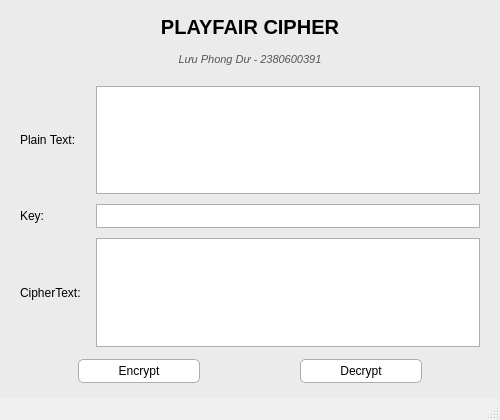
<?xml version="1.0" encoding="UTF-8"?>
<ui version="4.0">
 <class>MainWindow</class>
 <widget class="QMainWindow" name="MainWindow">
  <property name="geometry">
   <rect>
    <x>0</x>
    <y>0</y>
    <width>500</width>
    <height>420</height>
   </rect>
  </property>
  <property name="minimumSize">
   <size>
    <width>450</width>
    <height>400</height>
   </size>
  </property>
  <property name="windowTitle">
   <string>Playfair Cipher</string>
  </property>
  <widget class="QWidget" name="centralwidget">
   <property name="styleSheet">
    <string notr="true">
     QWidget#centralwidget {
         background-color: #ebebeb;
     }
     QLabel {
         font-family: &quot;Segoe UI&quot;, Arial, sans-serif;
         color: #000000;
         font-size: 12px;
     }
     QLabel#label_title {
         font-size: 20px;
         font-weight: bold;
         color: #000000;
         margin-bottom: 2px;
     }
     QLabel#label_author {
         font-size: 11px;
         color: #555555;
         font-style: italic;
         margin-bottom: 8px;
     }
     QTextEdit, QLineEdit {
         background-color: #ffffff;
         border: 1px solid #adadad;
         color: #000000;
         font-family: &quot;Segoe UI&quot;, Arial, sans-serif;
         font-size: 12px;
         padding: 3px;
     }
     QPushButton {
         background-color: #ffffff;
         border: 1px solid #adadad;
         border-radius: 5px;
         padding: 4px 20px;
         font-family: &quot;Segoe UI&quot;, Arial, sans-serif;
         font-size: 12px;
         color: #000000;
         min-width: 80px;
     }
     QPushButton:hover {
         background-color: #f0f0f0;
         border: 1px solid #0078d7;
     }
     QPushButton:pressed {
         background-color: #cce4f7;
         border: 1px solid #005499;
     }
    </string>
   </property>
   <layout class="QVBoxLayout" name="verticalLayout">
    <property name="spacing">
     <number>12</number>
    </property>
    <property name="leftMargin">
     <number>20</number>
    </property>
    <property name="topMargin">
     <number>15</number>
    </property>
    <property name="rightMargin">
     <number>20</number>
    </property>
    <property name="bottomMargin">
     <number>15</number>
    </property>
    <item>
     <widget class="QLabel" name="label_title">
      <property name="text">
       <string>PLAYFAIR CIPHER</string>
      </property>
      <property name="alignment">
       <set>Qt::AlignCenter</set>
      </property>
     </widget>
    </item>
    <item>
     <widget class="QLabel" name="label_author">
      <property name="text">
       <string>Lưu Phong Dư - 2380600391</string>
      </property>
      <property name="alignment">
       <set>Qt::AlignCenter</set>
      </property>
     </widget>
    </item>
    <item>
     <layout class="QGridLayout" name="gridLayout">
      <property name="verticalSpacing">
       <number>10</number>
      </property>
      <property name="horizontalSpacing">
       <number>15</number>
      </property>
      <item row="0" column="0">
       <widget class="QLabel" name="label_plain">
        <property name="text">
         <string>Plain Text:</string>
        </property>
       </widget>
      </item>
      <item row="0" column="1">
       <widget class="QTextEdit" name="txt_plain_text"/>
      </item>
      <item row="1" column="0">
       <widget class="QLabel" name="label_key">
        <property name="text">
         <string>Key:</string>
        </property>
       </widget>
      </item>
      <item row="1" column="1">
       <widget class="QLineEdit" name="txt_key"/>
      </item>
      <item row="2" column="0">
       <widget class="QLabel" name="label_cipher">
        <property name="text">
         <string>CipherText:</string>
        </property>
       </widget>
      </item>
      <item row="2" column="1">
       <widget class="QTextEdit" name="txt_cipher_text"/>
      </item>
     </layout>
    </item>
    <item>
     <layout class="QHBoxLayout" name="horizontalLayout">
      <property name="spacing">
       <number>100</number>
      </property>
      <item>
       <spacer name="horizontalSpacer">
        <property name="orientation">
         <enum>Qt::Horizontal</enum>
        </property>
        <property name="sizeHint" stdset="0">
         <size>
          <width>40</width>
          <height>20</height>
         </size>
        </property>
       </spacer>
      </item>
      <item>
       <widget class="QPushButton" name="btn_encrypt">
        <property name="text">
         <string>Encrypt</string>
        </property>
       </widget>
      </item>
      <item>
       <widget class="QPushButton" name="btn_decrypt">
        <property name="text">
         <string>Decrypt</string>
        </property>
       </widget>
      </item>
      <item>
       <spacer name="horizontalSpacer_2">
        <property name="orientation">
         <enum>Qt::Horizontal</enum>
        </property>
        <property name="sizeHint" stdset="0">
         <size>
          <width>40</width>
          <height>20</height>
         </size>
        </property>
       </spacer>
      </item>
     </layout>
    </item>
   </layout>
  </widget>
  <widget class="QMenuBar" name="menubar">
   <property name="geometry">
    <rect>
     <x>0</x>
     <y>0</y>
     <width>500</width>
     <height>22</height>
    </rect>
   </property>
  </widget>
  <widget class="QStatusBar" name="statusbar"/>
 </widget>
 <resources/>
 <connections/>
</ui>
